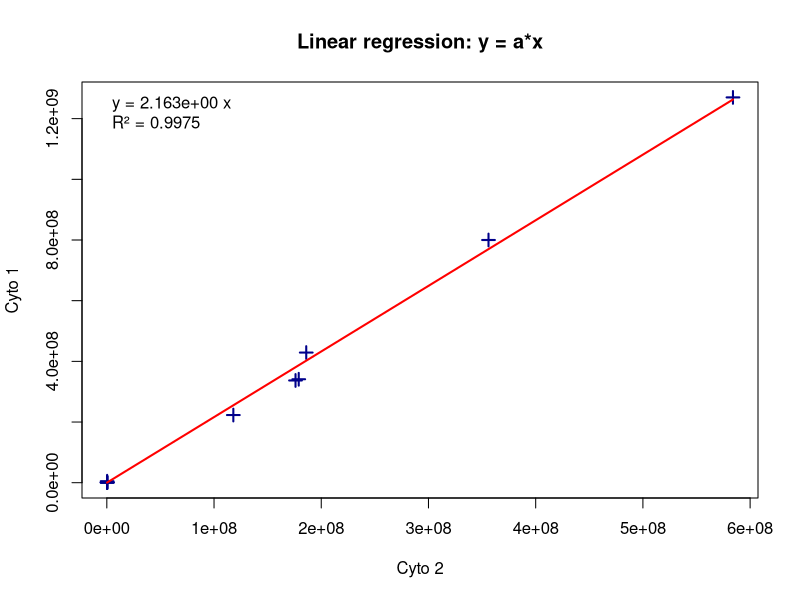

This figure's R source:
# -----------------------------
# Create data
# -----------------------------
cyto1 <- c(2.23E+08, 3.41E+08, 4.29E+08, 8.00E+08, 1.27E+09,
           3.37E+08, 7.94E+05, 4.96E+06, 1.14E+06, 3.89E+05, 4.93E+05)

cyto2 <- c(1.18E+08, 1.79E+08, 1.86E+08, 3.56E+08, 5.84E+08,
           1.76E+08, 5.52E+05, 2.89E+05, 2.84E+05, 2.06E+05, 3.40E+05)

df <- data.frame(cyto1, cyto2)

# -----------------------------
# Linear regression (forced through origin)
# -----------------------------
model <- lm(cyto1 ~ 0 + cyto2, data = df)

a <- coef(model)[1]
r2 <- summary(model)$r.squared

# -----------------------------
# Plot
# -----------------------------
plot(cyto2, cyto1,
     pch = 3,            # croix
     cex = 1.2,          # taille des croix
     lwd = 2, 
     col = "darkblue",
     xlab = "Cyto 2",
     ylab = "Cyto 1",
     main = "Linear regression: y = a*x")

# Create regression line manually
x_seq <- seq(min(cyto2), max(cyto2), length.out = 200)
y_seq <- a * x_seq

lines(x_seq, y_seq, col = "red", lwd = 2)

# -----------------------------
# Add equation and R2
# -----------------------------
eq <- paste0("y = ",
             format(a, scientific = TRUE, digits = 4),
             " x")

r2_text <- paste0("R² = ", round(r2, 4))

legend("topleft",
       legend = c(eq, r2_text),
       bty = "n")
